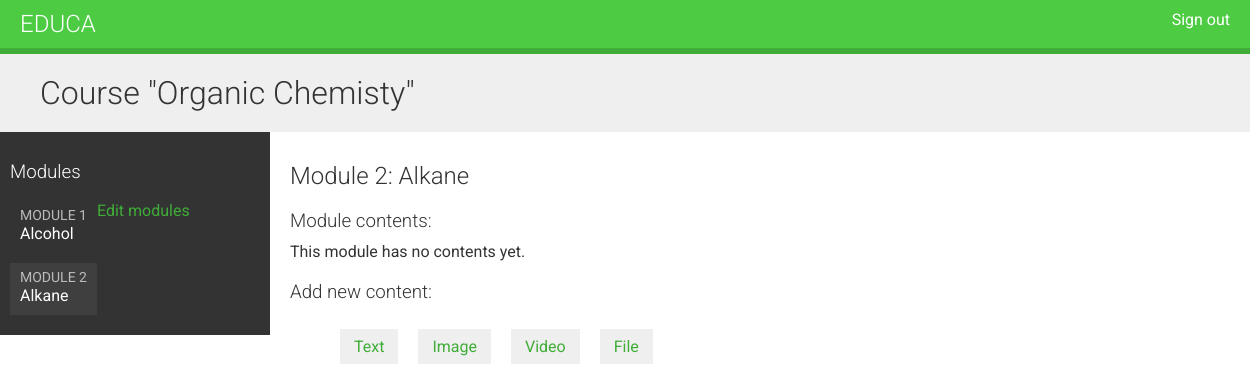
The page /course/module/2/ (signed in) on the database as committed earlier.
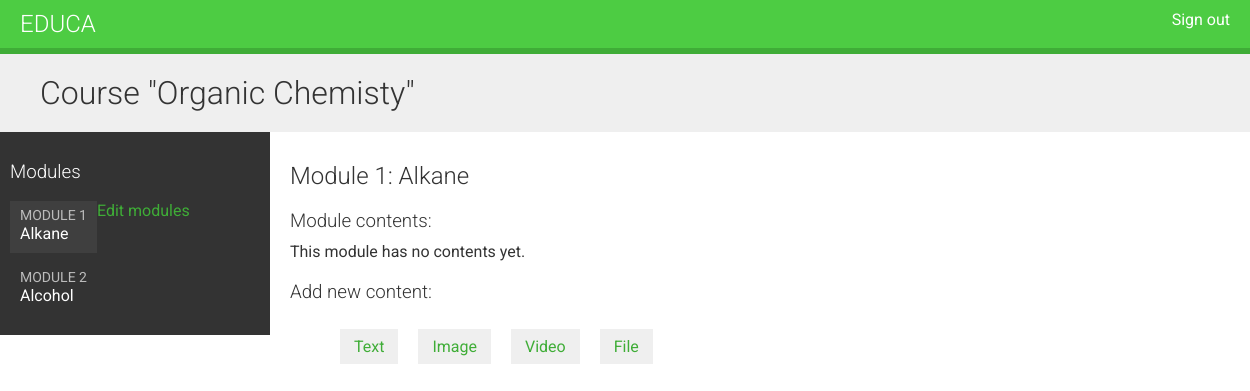
The same page on the database as committed later.
### courses/models.py (models this page shows, shortened)
class Module(models.Model):
    course = models.ForeignKey(Course,
                        related_name='modules',
                        on_delete=models.CASCADE)
    title = models.CharField(max_length=200)
    description = models.TextField(blank=True)
    order = OrderField(blank=True, for_fields=['course'])
    class Meta:
        ordering = ['order'] #default ordering

### courses/views.py (the view)
class ModuleContentListView(TemplateResponseMixin, View):
    template_name = 'courses/manage/module/content_list.html'
    def get(self, request, module_id):
        module = get_object_or_404(Module,
                                   id=module_id,
                                   course__owner=request.user)
        return self.render_to_response({'module': module})

### courses/templates/courses/manage/module/content_list.html (shortened to what this page needs)
{% extends "base.html" %}
{% load course %}
{% block content %}
  {% with course=module.course %}
    <h1>Course "{{ course.title }}"</h1>
    <div class="contents">
      <h3>Modules</h3>
      <ul id="modules">
        {% for m in course.modules.all %}
          <li data-id="{{ m.id }}" {% if m == module %}class="selected"{% endif %}>
            <a href="{% url "module_content_list" m.id %}">
              <span>
                Module <span class="order">{{ m.order|add:1 }}</span>
              </span>
              <br>
              {{ m.title }}
            </a>
          </li>
        {% empty %}
          <li>No modules yet.</li>
        {% endfor %}
      </ul>
      <p><a href="{% url "course_module_update" course.id %}">Edit modules</a></p>
    </div>
    <div class="module">
      <h2>Module {{ module.order|add:1 }}: {{ module.title }}</h2>
      <h3>Module contents:</h3>
      <div id="module-contents">
        {% for content in module.contents.all %}
          <div data-id="{{ content.id }}">
            {% with item=content.item %}
              <p>{{ item }} ({{ item|model_name }})</p>
              <a href="{% url "module_content_update" module.id item|model_name item.id %}">Edit</a>
              <form action="{% url "module_content_delete" content.id %}" method="post">
                <input type="submit" value="Delete">
                {% csrf_token %}
              </form>
            {% endwith %}
          </div>
        {% empty %}
          <p>This module has no contents yet.</p>
        {% endfor %}
      </div>
      <h3>Add new content:</h3>
      <ul class="content-types">
        <li><a href="{% url "module_content_create" module.id "text" %}">Text</a></li>
        <li><a href="{% url "module_content_create" module.id "image" %}">Image</a></li>
        <li><a href="{% url "module_content_create" module.id "video" %}">Video</a></li>
        <li><a href="{% url "module_content_create" module.id "file" %}">File</a></li>
      </ul>
    </div>
  {% endwith %}
{% endblock %}

Rows that differ between the two databases and show on the page:
changed Module "Alkane": order|add "2" → "1"; moves up the list
changed Module "Alcohol": order|add "1" → "2"
